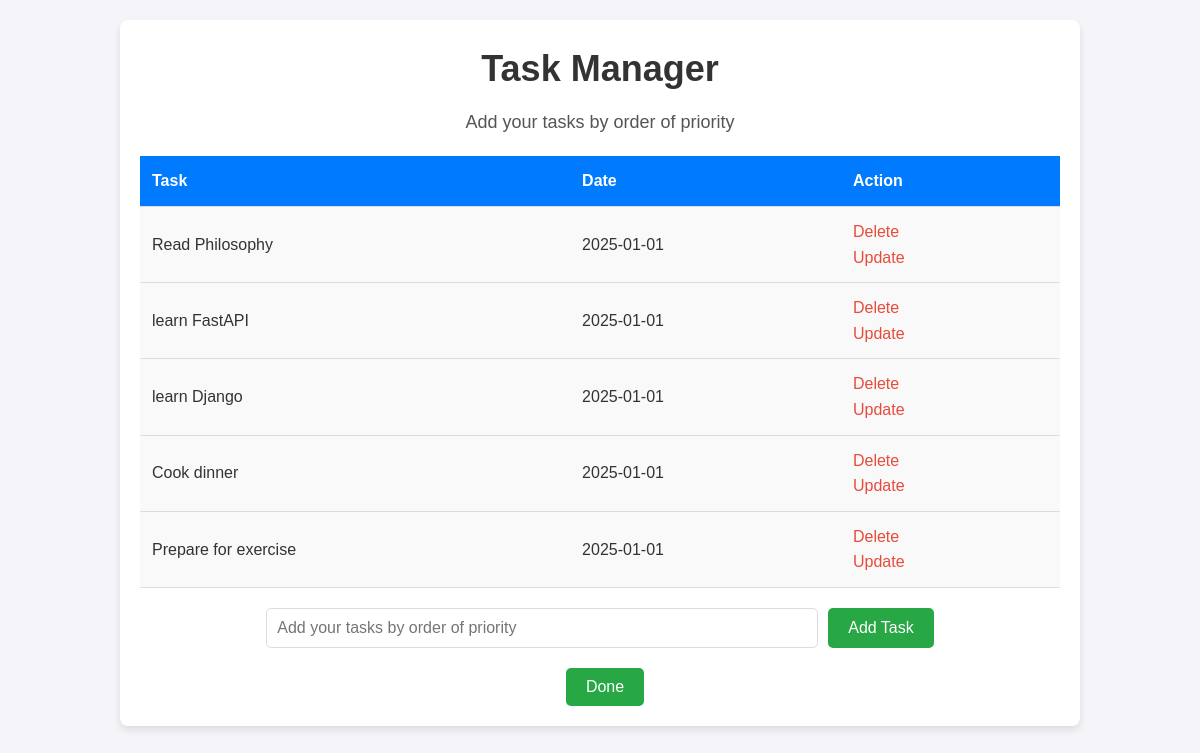
The page / on the database its author committed.
### main.py (models this page shows, shortened)
class Todo(db.Model):
    id = db.Column(db.Integer, primary_key=True)
    content = db.Column(db.String(200), nullable=False)
    date = db.Column(db.DateTime, default=datetime.now())

### main.py (the view, shortened to what this page needs)
@app.route('/', methods=['POST', 'GET'])
def index():
    tasks = Todo.query.order_by(Todo.date).all() # this is a Todo object (db.Model) (tasks[0] is the earliest and the most prioritized)
    tasks_list = [task.content for task in tasks] #this is a list of strings (tasks[0] is the earliest and the most prioritized)
    stringifiedtasklist = ', '.join(tasks_list) #this is a string containing a list of strings
    session['tasks_list'] = stringifiedtasklist
    return render_template('index.html', tasks=tasks)

### templates/index.html (shortened to what this page needs)
{% extends 'base.html' %}
{% block body %}
<div class="content">
    <h1 style="text-align:center">Task Manager</h1>
    <p style="text-align:center">Add your tasks by order of priority</p>
    {% if tasks|length < 1 %}
        <h4 style="text-align:center">There are no tasks. Please add one or more</h4>
    {% else %}
        <table>
            <tr>
                <th>Task</th>
                <th>Date</th>
                <th>Action</th>
            </tr>
            {% for task in tasks %}
            <tr>
                <td>{{ task.content }}</td>
                <td>{{ task.date.date() }}</td>
                <td>
                    <a href="/delete/{{ task.id }}">Delete</a><br>
                    <a href="/update/{{ task.id }}">Update</a>
                </td>
            </tr>
            {% endfor %}
        </table>
    {% endif %}
    <form action="/" method="POST">
        <input type="text" name="content" id="content" placeholder="Add your tasks by order of priority">
        <input type="submit" value="Add Task">
    </form>
    <form action="/finalize_tasks" method="POST">
        <input type="submit" value="Done">
    </form>
</div>
{% endblock %}

### static/css/main.css (style rules this page uses)
* { margin: 0; padding: 0; box-sizing: border-box; }
body { font-family: 'Arial', sans-serif; background-color: #f4f4f9; color: #333; line-height: 1.6; }
.content { width: 80%; margin: 20px auto; background-color: #fff; padding: 20px; border-radius: 8px; box-shadow: 0 4px 8px rgba(0, 0, 0, 0.1); }
h1 { font-size: 36px; color: #333; margin-bottom: 10px; }
p { font-size: 18px; color: #555; margin-bottom: 20px; }
table { width: 100%; border-collapse: collapse; margin-bottom: 20px; }
th, td { padding: 12px; text-align: left; border-bottom: 1px solid #ddd; }
th { background-color: #007bff; color: #fff; font-weight: bold; }
td { background-color: #f9f9f9; }
td a { color: #e74c3c; text-decoration: none; margin-right: 10px; }
form { display: flex; justify-content: center; margin-top: 20px; }
form input[type="text"] { padding: 10px; width: 60%; border: 1px solid #ddd; border-radius: 5px; font-size: 16px; }
form input[type="submit"] { padding: 10px 20px; margin-left: 10px; background-color: #28a745; border: none; color: white; font-size: 16px; border-radius: 5px; cursor: pointer; transition: background-color 0.3s; }

### rows shown on the page
Todo: content "Read Philosophy", date "2025-01-01"
Todo: content "learn FastAPI", date "2025-01-01"
Todo: content "learn Django", date "2025-01-01"
Todo: content "Cook dinner", date "2025-01-01"
Todo: content "Prepare for exercise", date "2025-01-01"
